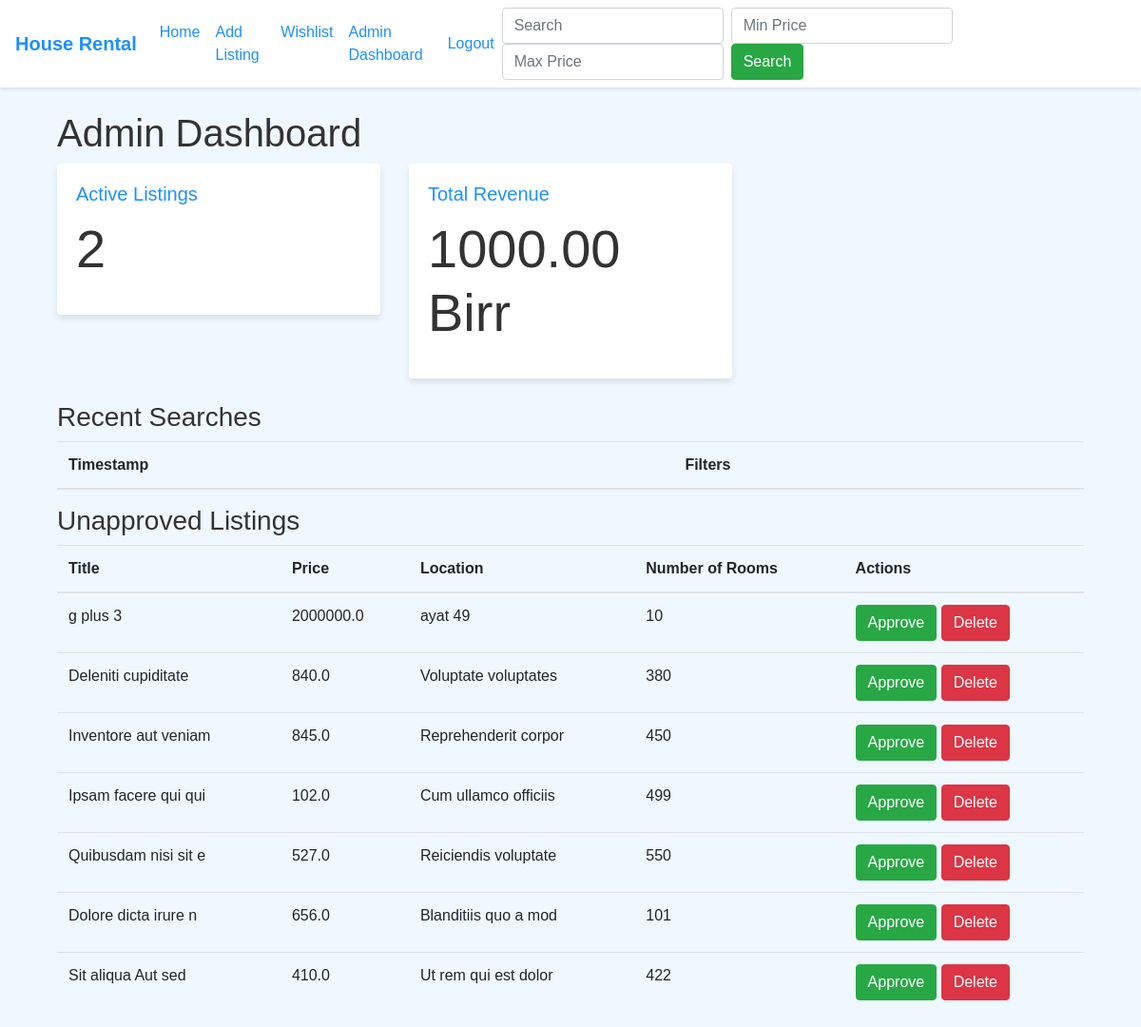
The page /admin_dashboard (signed in) on the database as committed earlier.
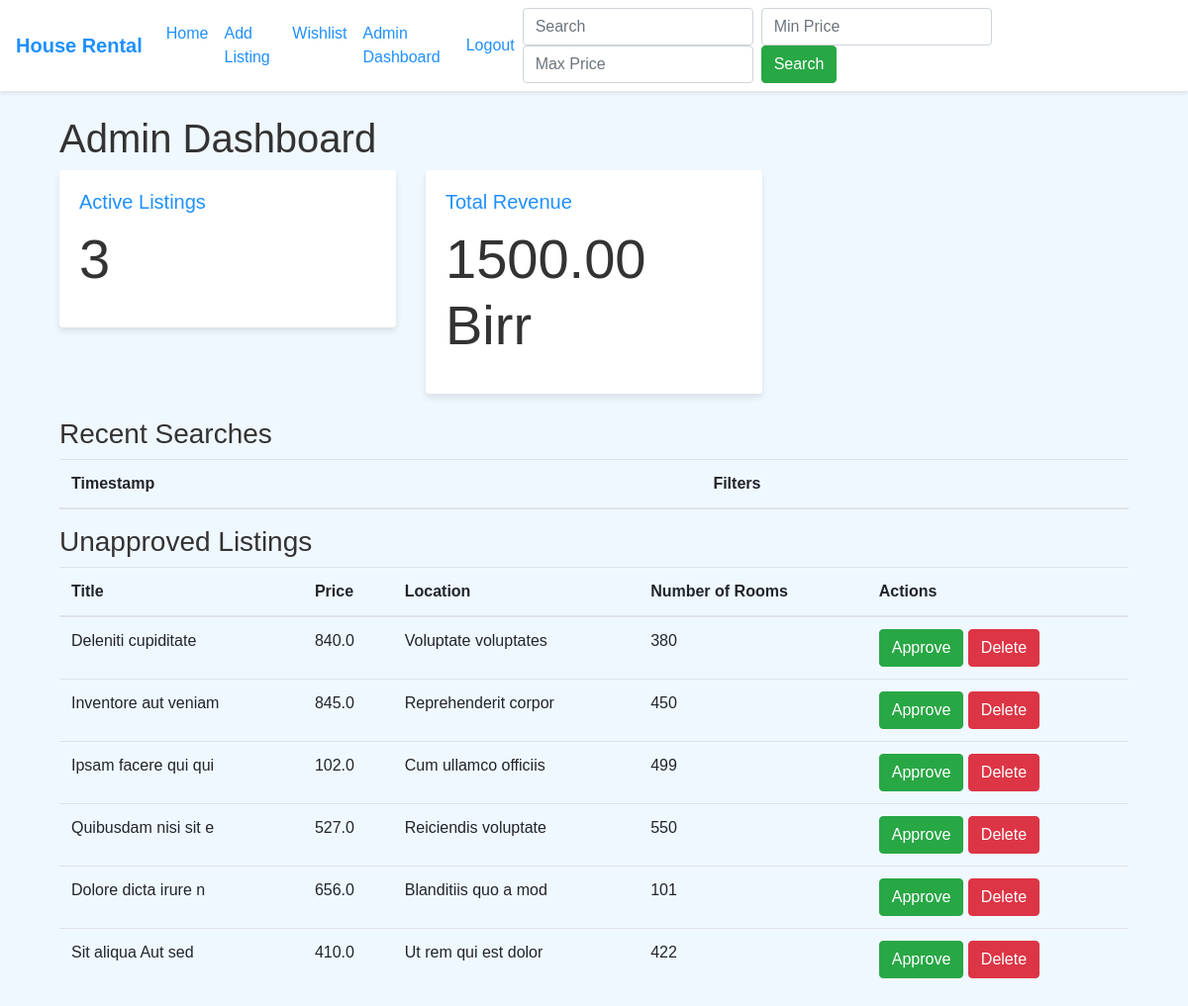
The same page on the database as committed later.
### app.py (models this page shows)
class HouseListing(db.Model):
    id = db.Column(db.Integer, primary_key=True)
    title = db.Column(db.String(100), nullable=False)
    price = db.Column(db.Float, nullable=False)
    location = db.Column(db.String(100), nullable=False)
    number_of_rooms = db.Column(db.Integer, nullable=False)
    amenities = db.Column(db.String(200))
    user_id = db.Column(db.Integer, db.ForeignKey('user.id'), nullable=False)
    contact = db.Column(db.String(100))
    images = db.relationship('Image', backref='house_listing', lazy=True)
    screenshot = db.relationship('Screenshot', backref='house_listing', lazy=True)
    payDate = db.Column(db.String, nullable=True)

### app.py (the view)
@app.route("/admin_dashboard", methods=['GET'])
@login_required
def admin_dashboard():
    if not current_user.is_authenticated:
        flash('Please log in to access the admin dashboard.', 'error')
        return redirect(url_for('login'))
    if current_user.role != 'admin':
        flash('You are not authorized to access the admin dashboard.', 'error')
        return redirect(url_for('home'))
    active_listings = HouseListing.query.filter(HouseListing.payDate != None).count()
    revenue = active_listings * 500  # Assuming each listing costs 500 birr
    unapproved_listings = HouseListing.query.filter(HouseListing.payDate.is_(None)).all()
    search_trends = [] # db.session.query(SearchTrend).order_by(SearchTrend.count.desc()).limit(5).all()
    return render_template('admin_dashboard.html',
                           active_listings=active_listings,
                           revenue=revenue,
                           search_trends=search_trends,
                           unapproved_listings=unapproved_listings
                           )

### app.py (called while the page is built)
@login_manager.user_loader
def load_user(user_id):
    return User.query.get(int(user_id))

### templates/admin_dashboard.html (shortened to what this page needs)
{% extends "base.html" %}
{% block content %}
<!DOCTYPE html>
<html lang="en">
<head>
</head>
<body>
    <div class="container mt-4">
        <h1>Admin Dashboard</h1>
        <div class="row mb-4">
            <div class="col-md-4">
                <div class="card">
                    <div class="card-body">
                        <h5 class="card-title">Active Listings</h5>
                        <p class="display-4">{{ active_listings }}</p>
                    </div>
                </div>
            </div>
            <div class="col-md-4">
                <div class="card">
                    <div class="card-body">
                        <h5 class="card-title">Total Revenue</h5>
                        <p class="display-4">{{ "%.2f"|format(revenue) }} Birr</p>
                    </div>
                </div>
            </div>
        </div>
        <h3>Recent Searches</h3>
        <table class="table">
            <thead>
                <tr>
                    <th>Timestamp</th>
                    <th>Filters</th>
                </tr>
            </thead>
        </table>
        <h3>Unapproved Listings</h3>
        <table class="table">
            <thead>
                <tr>
                    <th>Title</th>
                    <th>Price</th>
                    <th>Location</th>
                    <th>Number of Rooms</th>
                    <th>Actions</th>
                </tr>
            </thead>
            <tbody>
                {% for listing in unapproved_listings %}
                <tr>
                    <td>{{ listing.title }}</td>
                    <td>{{ listing.price }}</td>
                    <td>{{ listing.location }}</td>
                    <td>{{ listing.number_of_rooms }}</td>
                    <td>
                        <a href="{{ url_for('approve_listing', listing_id=listing.id) }}" class="btn btn-success">Approve</a>
                        <a href="{{ url_for('delete_listing', listing_id=listing.id) }}" class="btn btn-danger" onclick="return confirm('Are you sure you want to delete this listing?')">Delete</a>
                    </td>
                </tr>
                {% endfor %}
            </tbody>
        </table>
    </div>
</body>
</html>
{% endblock %}

Rows that differ between the two databases and show on the page:
no longer on this page (row edited): HouseListing: title "g plus 3", price "2000000.0", location "ayat 49", number_of_rooms "10"
Other text that changed with them:
{{ active_listings }}: "2" → "3"
{{ "%.2f"|format(revenue) }}: "1000.00" → "1500.00"
